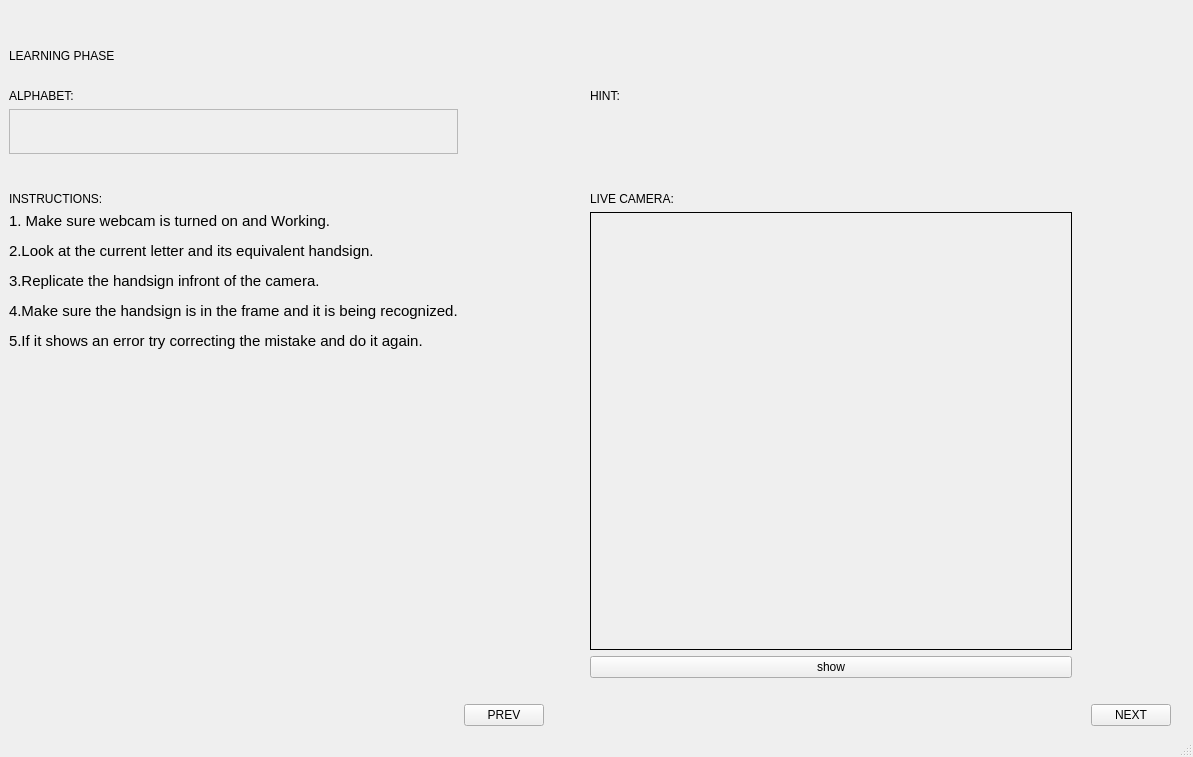
<?xml version="1.0" encoding="UTF-8"?>
<ui version="4.0">
 <class>MainWindow</class>
 <widget class="QMainWindow" name="MainWindow">
  <property name="geometry">
   <rect>
    <x>0</x>
    <y>0</y>
    <width>1193</width>
    <height>757</height>
   </rect>
  </property>
  <property name="sizePolicy">
   <sizepolicy hsizetype="Expanding" vsizetype="Expanding">
    <horstretch>3</horstretch>
    <verstretch>0</verstretch>
   </sizepolicy>
  </property>
  <property name="maximumSize">
   <size>
    <width>16777215</width>
    <height>16777215</height>
   </size>
  </property>
  <property name="windowTitle">
   <string>MainWindow</string>
  </property>
  <property name="styleSheet">
   <string notr="true"/>
  </property>
  <widget class="QWidget" name="centralwidget">
   <layout class="QGridLayout" name="gridLayout">
    <item row="21" column="11">
     <widget class="QPushButton" name="nextbutton">
      <property name="text">
       <string>NEXT</string>
      </property>
     </widget>
    </item>
    <item row="9" column="5">
     <widget class="QLabel" name="image_label">
      <property name="enabled">
       <bool>true</bool>
      </property>
      <property name="sizePolicy">
       <sizepolicy hsizetype="Expanding" vsizetype="Expanding">
        <horstretch>0</horstretch>
        <verstretch>0</verstretch>
       </sizepolicy>
      </property>
      <property name="maximumSize">
       <size>
        <width>800</width>
        <height>600</height>
       </size>
      </property>
      <property name="frameShape">
       <enum>QFrame::Box</enum>
      </property>
      <property name="text">
       <string/>
      </property>
     </widget>
    </item>
    <item row="17" column="12">
     <widget class="QLabel" name="label_2">
      <property name="styleSheet">
       <string notr="true"/>
      </property>
      <property name="text">
       <string/>
      </property>
     </widget>
    </item>
    <item row="4" column="5">
     <widget class="QLabel" name="label_11">
      <property name="text">
       <string>HINT:</string>
      </property>
     </widget>
    </item>
    <item row="7" column="10" rowspan="2" colspan="2">
     <widget class="QLabel" name="label_9">
      <property name="maximumSize">
       <size>
        <width>16777215</width>
        <height>20000</height>
       </size>
      </property>
      <property name="text">
       <string/>
      </property>
     </widget>
    </item>
    <item row="4" column="0">
     <widget class="QLabel" name="label_10">
      <property name="text">
       <string>ALPHABET:</string>
      </property>
     </widget>
    </item>
    <item row="0" column="0">
     <spacer name="verticalSpacer">
      <property name="orientation">
       <enum>Qt::Vertical</enum>
      </property>
      <property name="sizeType">
       <enum>QSizePolicy::Minimum</enum>
      </property>
      <property name="sizeHint" stdset="0">
       <size>
        <width>20</width>
        <height>40</height>
       </size>
      </property>
     </spacer>
    </item>
    <item row="8" column="5">
     <widget class="QLabel" name="label_12">
      <property name="text">
       <string>LIVE CAMERA:</string>
      </property>
     </widget>
    </item>
    <item row="9" column="0" alignment="Qt::AlignTop">
     <widget class="QLabel" name="label_6">
      <property name="toolTip">
       <string/>
      </property>
      <property name="styleSheet">
       <string notr="true">&lt;html&gt;&lt;head/&gt;&lt;body&gt;&lt;p&gt;&lt;span style=&quot; font-size:18pt;&quot;&gt;1. Make sure webcam is turned on and Working.\n2.Look at the current letter and its equivalent handsign.\n3.Replicate the handsign infront of the camera.\n4.Make sure the handsign is in the frame and it is being recognized.\n5.If it shows an error try correcting the mistake and do it again.&lt;/span&gt;&lt;/p&gt;&lt;/body&gt;&lt;/html&gt;</string>
      </property>
      <property name="text">
       <string>&lt;html&gt;&lt;head/&gt;&lt;body&gt;&lt;p&gt;&lt;span style=&quot; font-size:11pt;&quot;&gt;1. Make sure webcam is turned on and Working.&lt;/span&gt;&lt;/p&gt;&lt;p&gt;&lt;span style=&quot; font-size:11pt;&quot;&gt;2.Look at the current letter and its equivalent handsign.&lt;/span&gt;&lt;/p&gt;&lt;p&gt;&lt;span style=&quot; font-size:11pt;&quot;&gt;3.Replicate the handsign infront of the camera.&lt;/span&gt;&lt;/p&gt;&lt;p&gt;&lt;span style=&quot; font-size:11pt;&quot;&gt;4.Make sure the handsign is in the frame and it is being recognized.&lt;/span&gt;&lt;/p&gt;&lt;p&gt;&lt;span style=&quot; font-size:11pt;&quot;&gt;5.If it shows an error try correcting the mistake and do it again.&lt;/span&gt;&lt;/p&gt;&lt;/body&gt;&lt;/html&gt;</string>
      </property>
     </widget>
    </item>
    <item row="17" column="5">
     <widget class="QPushButton" name="showbutton">
      <property name="sizePolicy">
       <sizepolicy hsizetype="Expanding" vsizetype="Preferred">
        <horstretch>0</horstretch>
        <verstretch>0</verstretch>
       </sizepolicy>
      </property>
      <property name="maximumSize">
       <size>
        <width>800</width>
        <height>600</height>
       </size>
      </property>
      <property name="text">
       <string>show</string>
      </property>
     </widget>
    </item>
    <item row="21" column="12">
     <widget class="QLabel" name="label">
      <property name="text">
       <string/>
      </property>
     </widget>
    </item>
    <item row="18" column="0">
     <widget class="QLabel" name="label_7">
      <property name="text">
       <string/>
      </property>
     </widget>
    </item>
    <item row="1" column="0">
     <widget class="QLabel" name="label_5">
      <property name="text">
       <string>LEARNING PHASE</string>
      </property>
     </widget>
    </item>
    <item row="8" column="0">
     <widget class="QLabel" name="label_13">
      <property name="text">
       <string>INSTRUCTIONS:</string>
      </property>
     </widget>
    </item>
    <item row="2" column="11" colspan="2">
     <widget class="QLabel" name="label_3">
      <property name="text">
       <string/>
      </property>
     </widget>
    </item>
    <item row="2" column="10">
     <widget class="QLabel" name="label_4">
      <property name="text">
       <string/>
      </property>
     </widget>
    </item>
    <item row="5" column="0" alignment="Qt::AlignTop">
     <widget class="QLabel" name="alphabet_label">
      <property name="minimumSize">
       <size>
        <width>240</width>
        <height>45</height>
       </size>
      </property>
      <property name="maximumSize">
       <size>
        <width>800</width>
        <height>60</height>
       </size>
      </property>
      <property name="frameShape">
       <enum>QFrame::StyledPanel</enum>
      </property>
      <property name="text">
       <string/>
      </property>
     </widget>
    </item>
    <item row="8" column="11" colspan="2">
     <widget class="QLabel" name="label_8">
      <property name="text">
       <string/>
      </property>
     </widget>
    </item>
    <item row="6" column="2">
     <spacer name="horizontalSpacer">
      <property name="orientation">
       <enum>Qt::Horizontal</enum>
      </property>
      <property name="sizeType">
       <enum>QSizePolicy::Minimum</enum>
      </property>
      <property name="sizeHint" stdset="0">
       <size>
        <width>40</width>
        <height>20</height>
       </size>
      </property>
     </spacer>
    </item>
    <item row="6" column="1">
     <spacer name="horizontalSpacer_2">
      <property name="orientation">
       <enum>Qt::Horizontal</enum>
      </property>
      <property name="sizeType">
       <enum>QSizePolicy::Minimum</enum>
      </property>
      <property name="sizeHint" stdset="0">
       <size>
        <width>40</width>
        <height>20</height>
       </size>
      </property>
     </spacer>
    </item>
    <item row="21" column="1">
     <widget class="QPushButton" name="prevbutton">
      <property name="text">
       <string>PREV</string>
      </property>
     </widget>
    </item>
    <item row="5" column="5" rowspan="2">
     <widget class="QLabel" name="label_14">
      <property name="text">
       <string/>
      </property>
     </widget>
    </item>
   </layout>
  </widget>
  <widget class="QMenuBar" name="menubar">
   <property name="geometry">
    <rect>
     <x>0</x>
     <y>0</y>
     <width>1193</width>
     <height>26</height>
    </rect>
   </property>
  </widget>
  <widget class="QStatusBar" name="statusbar"/>
 </widget>
 <resources/>
 <connections/>
</ui>
